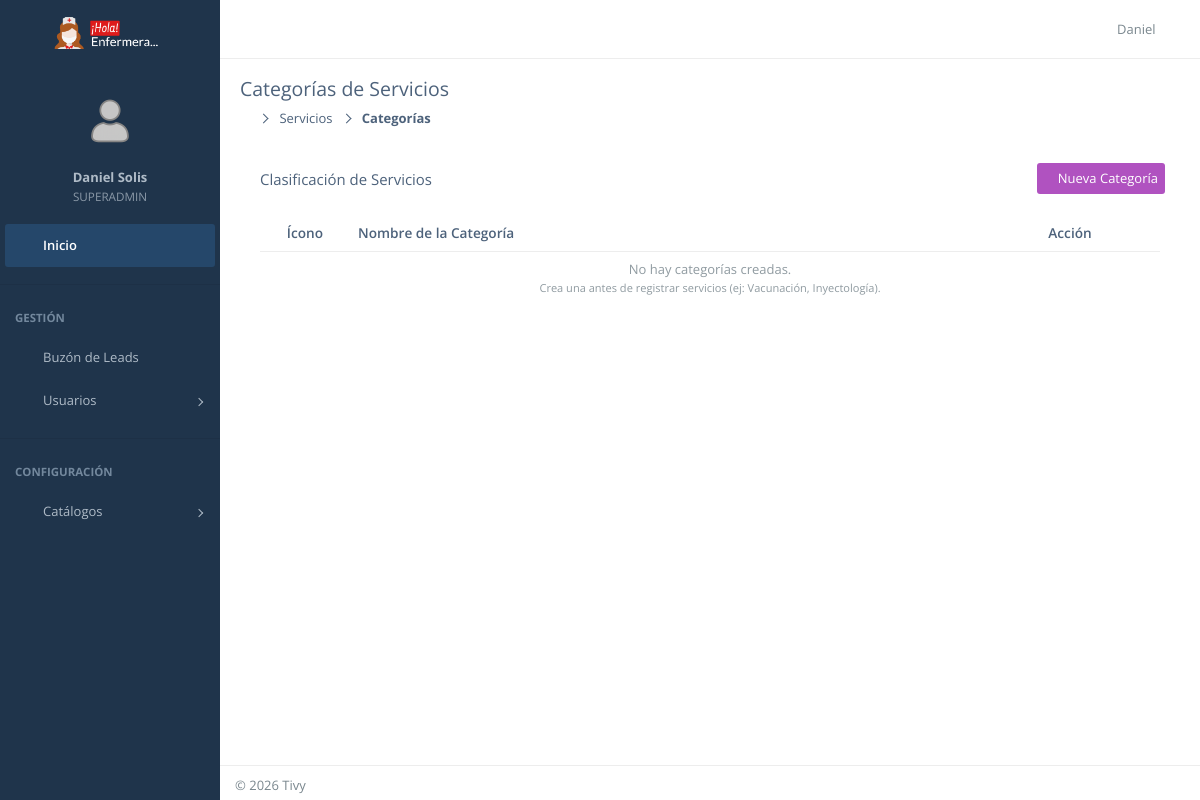
Before: /dashboard/categorias/ (signed in) with the older database file.
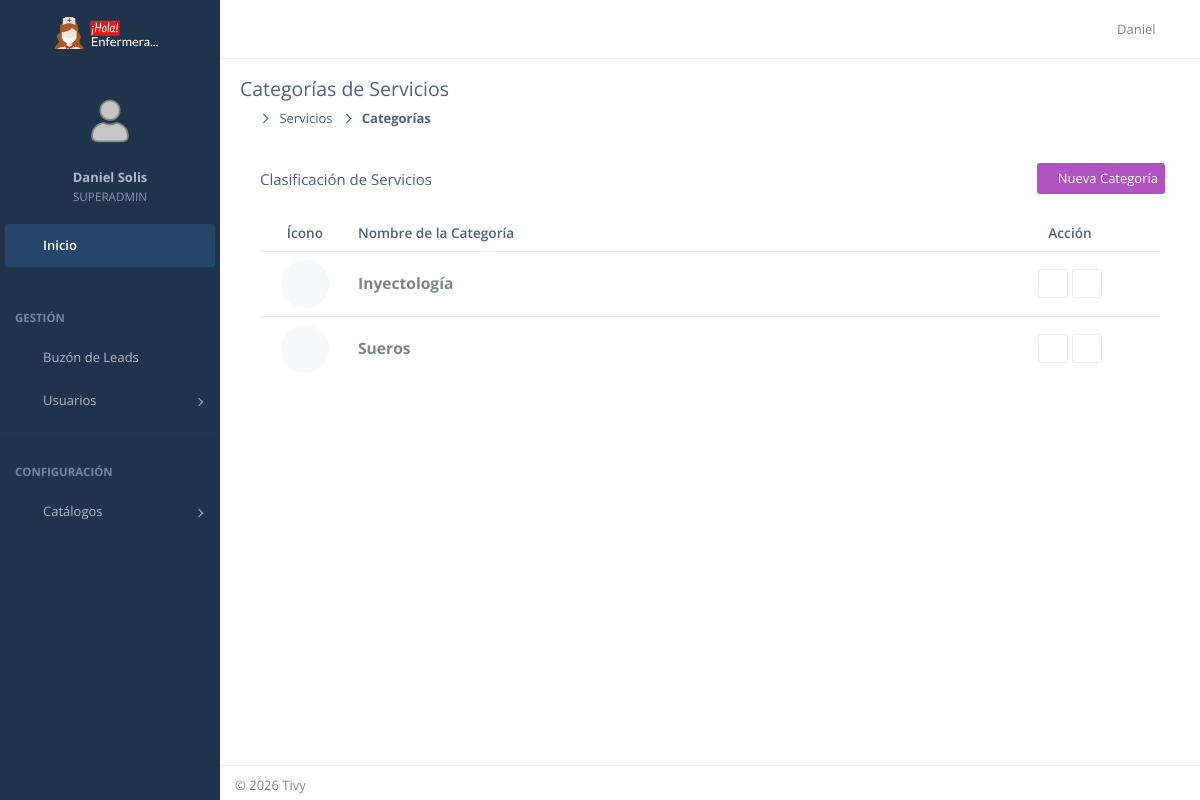
After: the same page with the newer database file.
### CoreApps/services/models.py (models this page shows, shortened)
class ServiceCategory(models.Model):
    nombre = models.CharField(max_length=100)
    icono = models.ImageField(upload_to='servicios/iconos/', blank=True, null=True)
    class Meta:
        verbose_name = "Categoría"
        verbose_name_plural = "Categorías"

### CoreApps/services/views.py (the view)
# urls.py: path('dashboard/categorias/', CategoryListView.as_view(), name='admin_category_list'),
class CategoryListView(LoginRequiredMixin, AdminRequiredMixin, ListView):
    model = ServiceCategory
    template_name = 'services/admin/category_list.html'
    context_object_name = 'categorias'
    def get_queryset(self):
        return ServiceCategory.objects.all().order_by('nombre')

### CoreApps/services/views.py (called while the page is built)
    def test_func(self):
        return self.request.user.is_authenticated and self.request.user.rol in ['ADMINISTRADOR', 'SUPERADMIN', 'SUPERVISOR']

### templates/services/admin/category_list.html (shortened to what this page needs)
{% extends 'layouts/dashboard_base.html' %}
{% load static %}
{% block page_title %}Categorías de Servicios{% endblock %}
{% block breadcrumb %}
    <li><a href="{% url 'admin_service_list' %}">Servicios</a></li>
    <li class="active">Categorías</li>
{% endblock %}
{% block content %}
<div class="panel">
    <div class="panel-heading">
        <div class="panel-control">
            <a href="{% url 'admin_category_create' %}" class="btn btn-purple">
                <i class="demo-pli-add"></i> Nueva Categoría
            </a>
        </div>
        <h3 class="panel-title">Clasificación de Servicios</h3>
    </div>
    <div class="panel-body">
        <div class="table-responsive">
            <table class="table table-hover table-vcenter">
                <thead>
                    <tr>
                        <th style="width: 10%;" class="text-center">Ícono</th>
                        <th style="width: 70%;">Nombre de la Categoría</th>
                        <th style="width: 20%;" class="text-center">Acción</th>
                    </tr>
                </thead>
                <tbody>
                    {% for c in categorias %}
                    <tr>
                        <td class="text-center">
                            {% if c.icono %}
                                <img src="{{ c.icono.url }}" class="img-circle img-sm" alt="icon">
                            {% else %}
                                <div class="img-circle img-sm bg-gray-light" style="display:inline-flex;align-items:center;justify-content:center;">
                                    <i class="fa fa-medkit text-muted"></i>
                                </div>
                            {% endif %}
                        </td>
                        <td>
                            <span class="text-bold text-lg">{{ c.nombre }}</span>
                        </td>
                        <td class="text-center">
                            <a href="{% url 'admin_category_update' c.pk %}" class="btn btn-sm btn-default btn-hover-primary" title="Editar">
                                <i class="demo-pli-pen-5"></i>
                            </a>
                            <a href="{% url 'admin_category_delete' c.pk %}" class="btn btn-sm btn-default btn-hover-danger" title="Eliminar">
                                <i class="demo-pli-trash"></i>
                            </a>
                        </td>
                    </tr>
                    {% empty %}
                    <tr>
                        <td colspan="3" class="text-center text-muted pad-all">
                            No hay categorías creadas. <br>
                            <small>Crea una antes de registrar servicios (ej: Vacunación, Inyectología).</small>
                        </td>
                    </tr>
                    {% endfor %}
                </tbody>
            </table>
        </div>
    </div>
</div>
{% endblock %}

Changed rows visible on the page:
added ServiceCategory: nombre "Inyectología"
added ServiceCategory: nombre "Sueros"
Other visible differences:
text no longer shown: "No hay categorías creadas. Crea una antes de registrar servicios (ej: Vacunación, Inyectología)."
